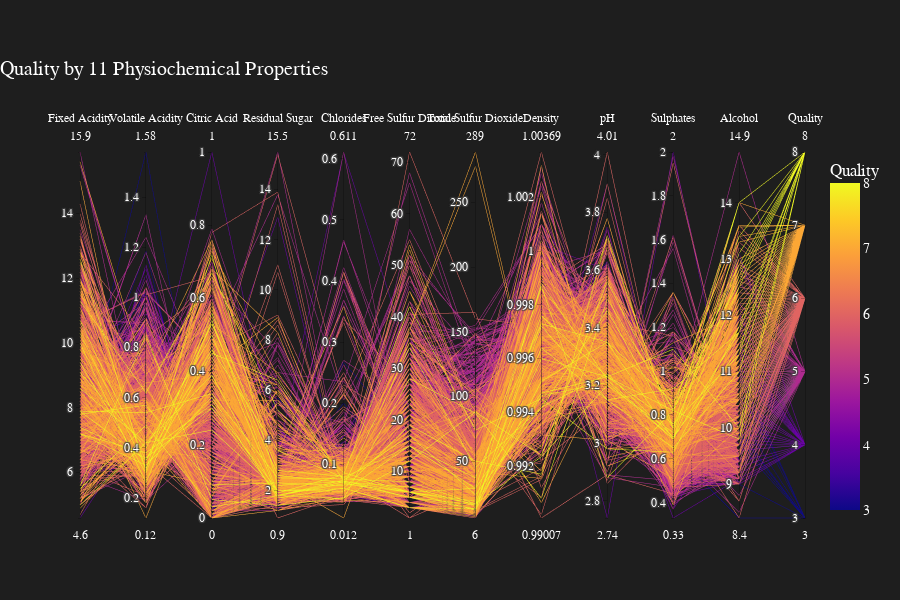

Notebook cell for this chart:
### Code cell
df = data1.drop(['wine type'], axis = 1)


fig = px.parallel_coordinates(df, color="quality", labels={
        'fixed acidity': 'Fixed Acidity', 'volatile acidity': 'Volatile Acidity', 'citric acid': 'Citric Acid',
        'residual sugar': 'Residual Sugar', 'chlorides': 'Chlorides', 'free sulfur dioxide': 'Free Sulfur Dioxide',
        'total sulfur dioxide': 'Total Sulfur Dioxide', 'density': 'Density', 'pH': 'pH', 'sulphates': 'Sulphates',
        'alcohol': 'Alcohol', 'quality': 'Quality'},
        color_continuous_scale=px.colors.sequential.Plasma, template='plotly_dark', height = 600)

fig.update_layout(
    font=dict(
        family="Arial, sans-serif",
        size=14,
        color="white"
    ),
    title_font=dict(
        family="Arial, sans-serif",
        size=14,
        color="white"
    ),
    paper_bgcolor='rgb(30, 30, 30)',
    plot_bgcolor='rgb(30, 30, 30)',
    title = 'Quality by 11 Physiochemical Properties',
    margin=dict(t=150),
    title_x=0
)


fig.show()
#fig.write_html("file.html")

### Figure 1 — Plotly figure (JSON) as saved in the notebook; plotly's stock layout.template omitted (floating-point values rounded to 4 significant figures; data arrays with more than 128 entries replaced by an {"elided": "..."} marker saying what was removed)
{"data": [{"dimensions": [{"label": "Fixed Acidity", "values": {"elided": "1599 float values"}}, {"label": "Volatile Acidity", "values": {"elided": "1599 float values"}}, {"label": "Citric Acid", "values": {"elided": "1599 float values"}}, {"label": "Residual Sugar", "values": {"elided": "1599 float values"}}, {"label": "Chlorides", "values": {"elided": "1599 float values"}}, {"label": "Free Sulfur Dioxide", "values": {"elided": "1599 float values"}}, {"label": "Total Sulfur Dioxide", "values": {"elided": "1599 float values"}}, {"label": "Density", "values": {"elided": "1599 float values"}}, {"label": "pH", "values": {"elided": "1599 float values"}}, {"label": "Sulphates", "values": {"elided": "1599 float values"}}, {"label": "Alcohol", "values": {"elided": "1599 float values"}}, {"label": "Quality", "values": {"elided": "1599 int values"}}], "domain": {"x": [0, 1], "y": [0, 1]}, "line": {"color": {"elided": "1599 int values"}, "coloraxis": "coloraxis"}, "name": "", "type": "parcoords"}], "layout": {"coloraxis": {"colorbar": {"title": {"text": "Quality"}}, "colorscale": [[0, "#0d0887"], [0.1111, "#46039f"], [0.2222, "#7201a8"], [0.3333, "#9c179e"], [0.4444, "#bd3786"], [0.5556, "#d8576b"], [0.6667, "#ed7953"], [0.7778, "#fb9f3a"], [0.8889, "#fdca26"], [1, "#f0f921"]]}, "font": {"color": "white", "family": "Arial, sans-serif", "size": 14}, "height": 600, "legend": {"tracegroupgap": 0}, "margin": {"t": 150}, "paper_bgcolor": "rgb(30, 30, 30)", "plot_bgcolor": "rgb(30, 30, 30)", "title": {"text": "Quality by 11 Physiochemical Properties", "x": 0}}}
